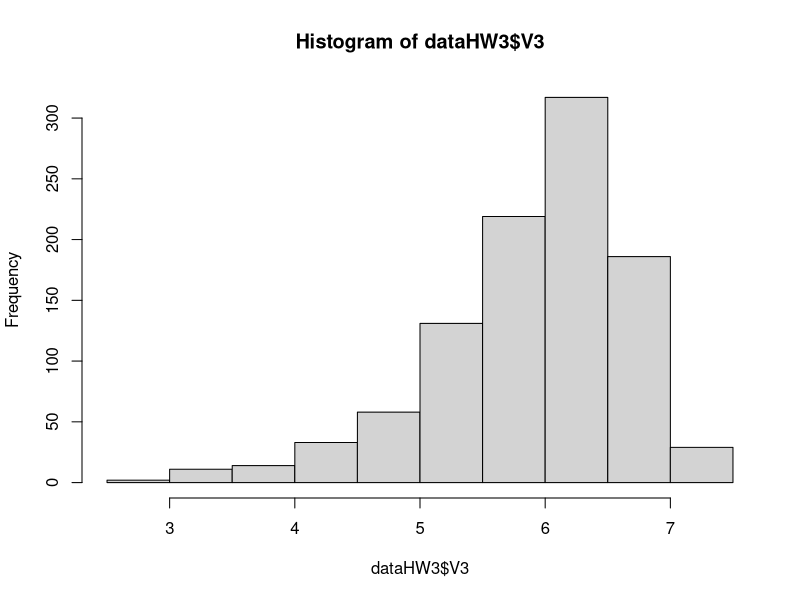
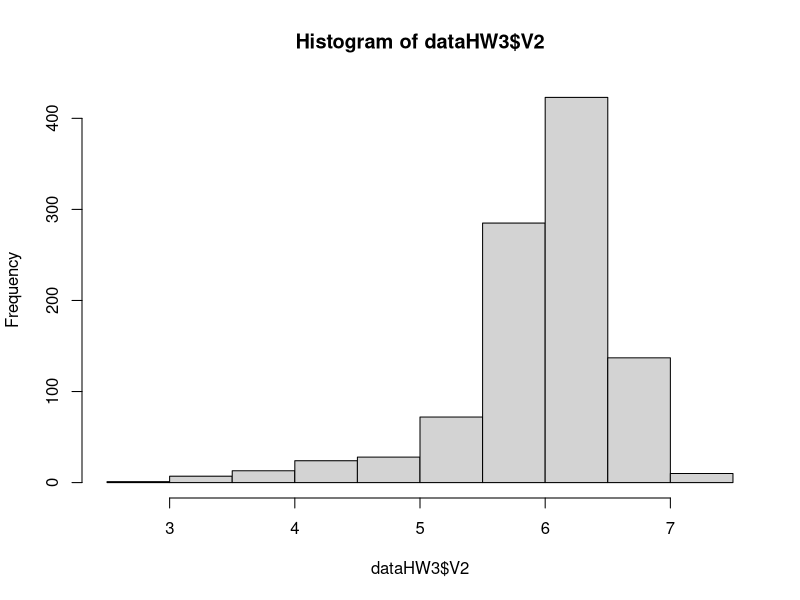
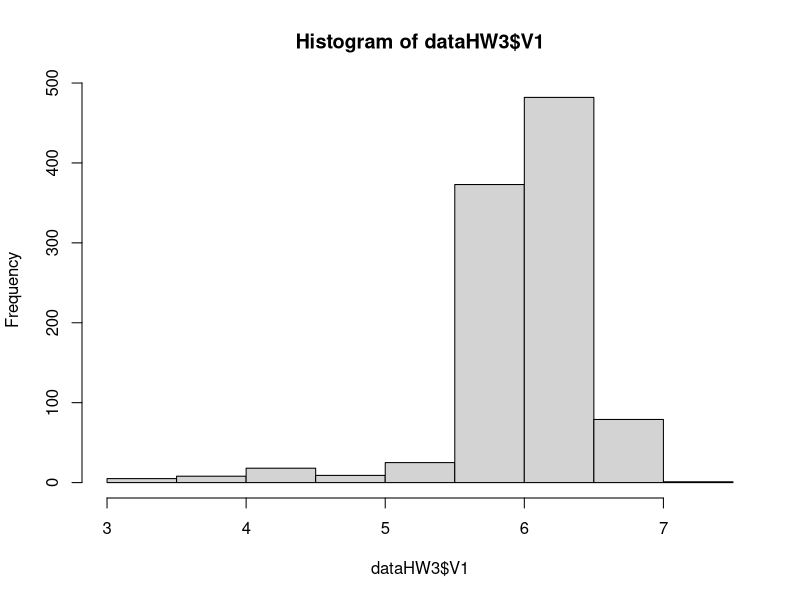
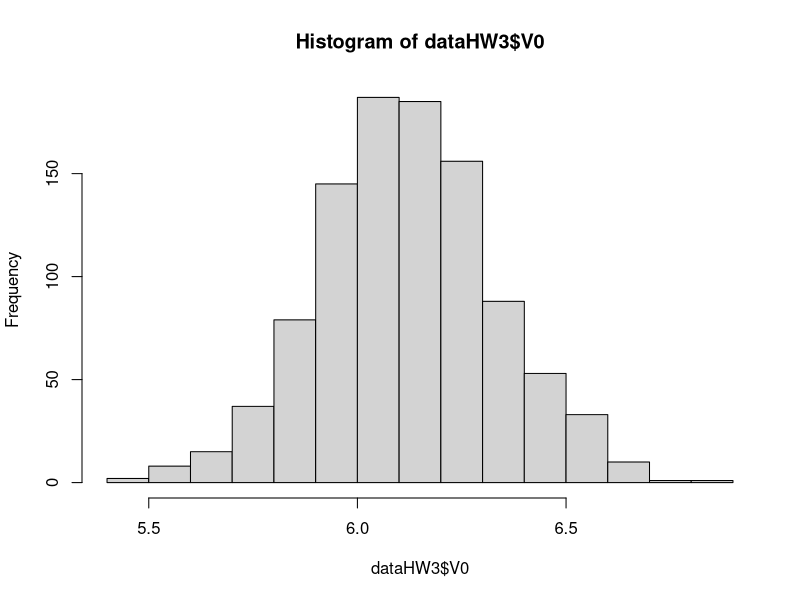
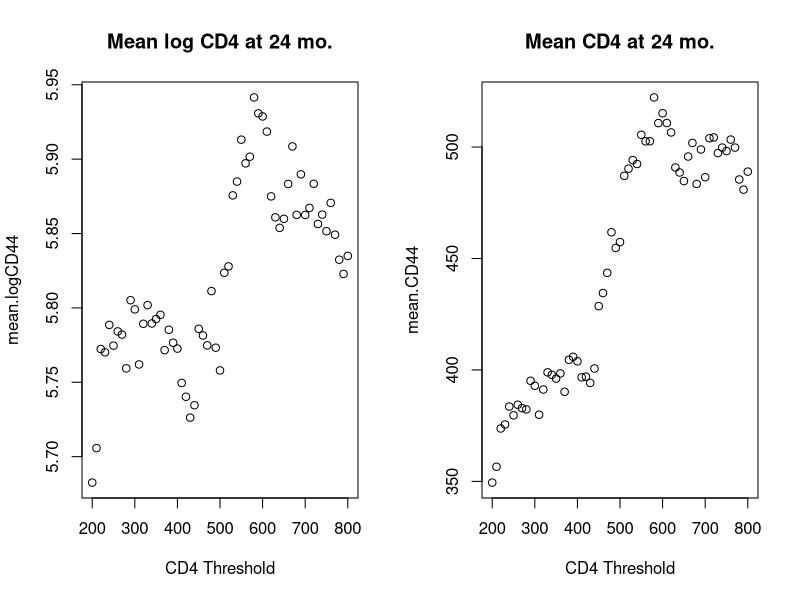
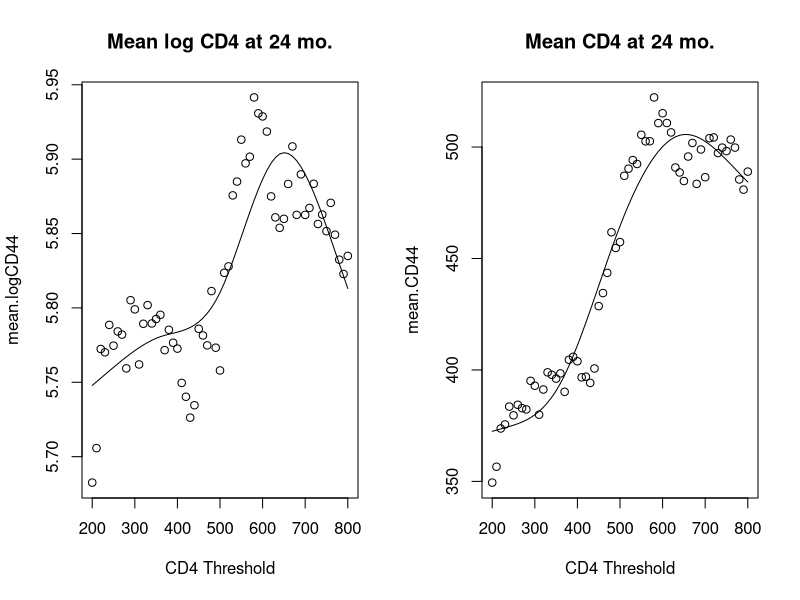

Write R code to recreate these figures, in order.
## ---- chunk 1
knitr::opts_chunk$set(echo = FALSE)
def.chunk.hook  <- knitr::knit_hooks$get("chunk")
knitr::knit_hooks$set(chunk = function(x, options) {
  x <- def.chunk.hook(x, options)
  ifelse(options$size != "normalsize", paste0("\\", options$size,"\n\n", x, "\n\n \\normalsize"), x)
})
library(dplyr)
library(data.table)

mu0 <- 6.2
beta1 <- 1.6
beta2 <- -0.23
beta3 <- -0.175
beta4 <- -0.5
sigma0 <- sigma <- 0.35
gamma0 <- -3.21
gamma1 <- 0.80

eta0 <- 3.68
eta1 <- -0.58
eta2 <- -1.18

n <- 1000

expit <- function(x) {
  expit <- exp(x)/(1 + exp(x))
  return(expit)
}

set.seed(1101985)

R0 <- rep(0, n)
logCD40 <- rnorm(n, mu0, sigma0)
A0<- rbinom(n, 1, expit(eta0 + eta1*logCD40 + eta2*R0))
cumA0 <- A0

R1 <- rbinom(n, 1, expit(gamma0 + gamma1*cumA0))*(cumA0 > 0 & R0 == 0) + 0*(cumA0 == 0) + 1*(R0 == 1) 
logCD41 <- logCD40 + rnorm(n, (beta1*A0 + beta2*A0*logCD40 + beta3*(1-A0))*(1-R1) + beta4*R1, sigma)
A1 <- rbinom(n, 1, expit(eta0 + eta1*logCD41 + eta2*R1))
cumA1 <- A0 + A1

R2 <- rbinom(n, 1, expit(gamma0 + gamma1*cumA1))*(cumA1 > 0 & R1 == 0) + 0*(cumA1 == 0) + 1*(R1 == 1) 
logCD42 <- logCD41 + rnorm(n, (beta1*A1 + beta2*A1*logCD41 + beta3*(1-A1))*(1-R2) + beta4*R2, sigma)
A2 <- rbinom(n, 1, expit(eta0 + eta1*logCD42 + eta2*R2))
cumA2 <- A0 + A1 + A2

R3 <- rbinom(n, 1, expit(gamma0 + gamma1*cumA2))*(cumA2 > 0 & R2 == 0) + 0*(cumA2 == 0) + 1*(R2 == 1) 
logCD43 <- logCD42 + rnorm(n, (beta1*A2 + beta2*A2*logCD42 + beta3*(1-A2))*(1-R3) + beta4*R3, sigma)
A3 <- rbinom(n, 1, expit(eta0 + eta1*logCD43 + eta2*R3))
cumA3 <- A0 + A1 + A2 + A3

R4 <- rbinom(n, 1, expit(gamma0 + gamma1*cumA3))*(cumA3 > 0 & R3 == 0) + 0*(cumA3 == 0) + 1*(R3 == 1) 
logCD44 <- logCD43 + rnorm(n, (beta1*A3 + beta2*A3*logCD43 + beta3*(1-A3))*(1-R4) + beta4*R4, sigma)

dataHW3 <- data.frame(ID = 1:n, R0 = R0, CD40 = exp(logCD40), A0 = A0,
  R1 = R1, CD41 = exp(logCD41), A1 = A1,
  R2 = R2, CD42 = exp(logCD42), A2 = A2,
  R3 = R3, CD43 = exp(logCD43), A3 = A3,
  R4 = R4, CD44 = exp(logCD44))
## ---- chunk 2
# create log CD4 values
dataHW3 <- mutate(dataHW3,
	logCD40 = log(CD40),
	logCD41 = log(CD41),
	logCD42 = log(CD42),
	logCD43 = log(CD43),
	logCD44 = log(CD44),
	cumA2 = A2 + A1 + A0,
	cumA1 =  A1 + A0
	)
## ---- chunk 3
m3_R30 <- lm(logCD44 ~ logCD43 + cumA2 + A3 + 
		(logCD43 + cumA2)*A3, 
	data = dataHW3[which(dataHW3$R3 == 0), ])
round(summary(m3_R30)$coefficients, digits = 2)
## ---- chunk 4
m3_R31 <- lm(logCD44 ~ logCD43 + cumA2 + A3 + 
		(logCD43 + cumA2)*A3, 
	data = dataHW3[which(dataHW3$R3 == 1), ])
round(summary(m3_R31)$coefficients, digits = 2)
## ---- chunk 5
dataHW3_A31 <- dataHW3_A30 <- dataHW3
dataHW3_A31$A3 <- 1; dataHW3_A30$A3 <- 0
predA30 <- predA31 <- NA
R31 <- which(dataHW3_A30$R3 == 1)
R30 <- which(dataHW3_A30$R3 == 0)
predA30[R31] <- predict(m3_R31, newdata = dataHW3_A30[R31, ])
predA31[R31] <- predict(m3_R31, newdata = dataHW3_A31[R31, ])
predA30[R30] <- predict(m3_R30, newdata = dataHW3_A30[R30, ])
predA31[R30] <- predict(m3_R30, newdata = dataHW3_A31[R30, ])
gopt3 <- ifelse(predA31 > predA30, 1, 0)
table(gopt3)
## ---- chunk 6
dataHW3$V3 <- pmax(predA31, predA30)
hist(dataHW3$V3)
## ---- chunk 7
m2_R20 <- lm(V3 ~ logCD42 + cumA1 + A2 + 
		(logCD42 + cumA1)*A2, 
	data = dataHW3[which(dataHW3$R2 == 0), ])
round(summary(m2_R20)$coefficients, digits = 2)
## ---- chunk 8
m2_R21 <- lm(V3 ~ logCD42 + cumA1 + A2 + 
		(logCD42 + cumA1)*A2, 
	data = dataHW3[which(dataHW3$R2 == 1), ])
round(summary(m2_R21)$coefficients, digits = 2)
## ---- chunk 9
dataHW3_A21 <- dataHW3_A20 <- dataHW3
dataHW3_A21$A2 <- 1; dataHW3_A20$A2 <- 0
predA20 <- predA21 <- NA
R21 <- which(dataHW3$R2 == 1)
R20 <- which(dataHW3$R2 == 0)
predA20[R21] <- predict(m2_R21, newdata = dataHW3_A20[R21, ])
predA21[R21] <- predict(m2_R21, newdata = dataHW3_A21[R21, ])
predA20[R20] <- predict(m2_R20, newdata = dataHW3_A20[R20, ])
predA21[R20] <- predict(m2_R20, newdata = dataHW3_A21[R20, ])
gopt2 <- ifelse(predA21 > predA20, 1, 0)
table(gopt2)
## ---- chunk 10
dataHW3$V2 <- pmax(predA21, predA20)
hist(dataHW3$V2)
## ---- chunk 11
m1_R10 <- lm(V2 ~ logCD41 + A0 + A1 + 
		(logCD41 + A0)*A1, 
	data = dataHW3[which(dataHW3$R1 == 0), ])
round(summary(m1_R10)$coefficients, digits = 2)
## ---- chunk 12
m1_R11 <- lm(V2 ~ logCD41 + A1 + 
		(logCD41)*A1, 
	data = dataHW3[which(dataHW3$R1 == 1), ])
round(summary(m1_R11)$coefficients, digits = 2)
## ---- chunk 13
dataHW3_A11 <- dataHW3_A10 <- dataHW3
dataHW3_A11$A1 <- 1; dataHW3_A10$A1 <- 0
predA10 <- predA11 <- NA
R11 <- which(dataHW3$R1 == 1)
R10 <- which(dataHW3$R1 == 0)
predA10[R11] <- predict(m1_R11, newdata = dataHW3_A10[R11, ])
predA11[R11] <- predict(m1_R11, newdata = dataHW3_A11[R11, ])
predA10[R10] <- predict(m1_R10, newdata = dataHW3_A10[R10, ])
predA11[R10] <- predict(m1_R10, newdata = dataHW3_A11[R10, ])
gopt1 <- ifelse(predA11 > predA10, 1, 0)
table(gopt1)
## ---- chunk 14
dataHW3$V1 <- pmax(predA11, predA10)
hist(dataHW3$V1)
## ---- chunk 15
m0 <- lm(V1 ~ logCD40 + A0 + 
		(logCD40)*A0, 
	data = dataHW3)
round(summary(m0)$coefficients, digits = 2)
## ---- chunk 16
dataHW3_A01 <- dataHW3_A00 <- dataHW3
dataHW3_A01$A0 <- 1; dataHW3_A00$A0 <- 0
predA00 <- predA01 <- NA
predA00 <- predict(m0, newdata = dataHW3_A00)
predA01 <- predict(m0, newdata = dataHW3_A01)
gopt0 <- ifelse(predA01 > predA00, 1, 0)
table(gopt0)
## ---- chunk 17
dataHW3$V0 <- pmax(predA01, predA00)
hist(dataHW3$V0)
## ---- chunk 18
mean(dataHW3$V0)
mean(dataHW3$logCD44)
## ---- chunk 19
# create log CD4 values
dataHW3 <- mutate(dataHW3,
	logCD40 = log(CD40),
	logCD41 = log(CD41),
	logCD42 = log(CD42),
	logCD43 = log(CD43),
	logCD44 = log(CD44)
	)

dataHW3_long <- melt(setDT(dataHW3), id = 1L,
	measure = patterns("^logCD4", "^CD4", "^R", "^A"),
	value.name = c("logCD4", "CD4", "R", "A"))
dataHW3_long <- data.frame(dataHW3_long)
dataHW3_long <- dataHW3_long[order(dataHW3_long$ID), ]
dataHW3_long <- 
	dataHW3_long %>%
	group_by(ID) %>%
	mutate(lag_logCD4 = lag(logCD4, n = 1, default = NA),
		lag_A = lag(A, n = 1, default = NA),
		cum_A = cumsum(A),
		lag_cum_A = lag(cum_A, n = 1, default = NA),
		lag_R = lag(R, n = 1, default = NA))

# model for probability of receiving treatment
dataHW3_long <- mutate(dataHW3_long,
	time = as.numeric(variable) - 1,
	logCD4_diff = logCD4 - lag_logCD4)
dataHW3_long <- as.data.frame(dataHW3_long)

m3 <- glm(A ~ logCD4 + R, family = "binomial", 
		data = dataHW3_long)
round(summary(m3)$coefficients, digits = 2)
## ---- chunk 20
dataHW3_long <- mutate(dataHW3_long,
	pred_trt = predict(m3, newdata = dataHW3_long, type = "response"),
	pred_trt_received = (pred_trt^A)*(1-pred_trt)^(1-A))
## ---- chunk 21
dataHW3$den_wt <- tapply(dataHW3_long$pred_trt_received, 
	dataHW3_long$ID, prod, na.rm = TRUE)
## ---- chunk 22
threshold <- 200
dataHW3 <- mutate(dataHW3, 
		# find which treatment a subject was supposed to receive
		# based on the regime
		A0_regime = ifelse(CD40 < threshold & R0 == 0, 1, 0),
		A1_regime = ifelse(CD41 < threshold & R1 == 0, 1, 0),
		A2_regime = ifelse(CD42 < threshold & R2 == 0, 1, 0),
		A3_regime = ifelse(CD43 < threshold & R3 == 0, 1, 0),
		# find out whether or not they were compliant
		compliant0 = ifelse(A0 == A0_regime, 1, 0),
		compliant1 = ifelse(A1 == A1_regime, 1, 0),
		compliant2 = ifelse(A2 == A2_regime, 1, 0),
		compliant3 = ifelse(A3 == A3_regime, 1, 0),
		# get numerator weight
		num_wt = compliant0*compliant1*compliant2*compliant3,
		# overall weight
		wt = num_wt/den_wt
	)
comp <- which(dataHW3$num_wt == 1)
sample.use <- sample(c(sample(comp, 5, replace = FALSE), 
	sample((1:1000)[-comp], 5, replace = TRUE)), 10, replace = FALSE)
round(dataHW3[sample.use,  
	c("R0", "CD40", "A0", "R1", "CD41", "A1", "R2", "CD42", "A2", "R3", "CD43", "A3")])
## ---- chunk 23
threshold <- 200
dataHW3 <- mutate(dataHW3, 
		# find which treatment a subject was supposed to receive
		# based on the regime
		A0_regime = ifelse(CD40 < threshold & R0 == 0, 1, 0),
		A1_regime = ifelse(CD41 < threshold & R1 == 0, 1, 0),
		A2_regime = ifelse(CD42 < threshold & R2 == 0, 1, 0),
		A3_regime = ifelse(CD43 < threshold & R3 == 0, 1, 0),
		# find out whether or not they were compliant
		compliant0 = ifelse(A0 == A0_regime, 1, 0),
		compliant1 = ifelse(A1 == A1_regime, 1, 0),
		compliant2 = ifelse(A2 == A2_regime, 1, 0),
		compliant3 = ifelse(A3 == A3_regime, 1, 0),
		# get numerator weight
		num_wt = compliant0*compliant1*compliant2*compliant3,
		# overall weight
		wt = num_wt/den_wt
	)
## ---- chunk 24
weighted.mean(dataHW3$logCD44, dataHW3$wt) 
weighted.mean(dataHW3$CD44, dataHW3$wt)
## ---- chunk 25
mean.logCD44 <- NULL
mean.CD44 <- NULL
threshold.vec <- seq(from = 200, to = 800, by = 10)
for(i in 1:length(threshold.vec)) {
  threshold <- threshold.vec[i]
dataHW3 <- mutate(dataHW3, 
		# find which treatment a subject was supposed to receive
		# based on the regime
		A0_regime = ifelse(CD40 < threshold & R0 == 0, 1, 0),
		A1_regime = ifelse(CD41 < threshold & R1 == 0, 1, 0),
		A2_regime = ifelse(CD42 < threshold & R2 == 0, 1, 0),
		A3_regime = ifelse(CD43 < threshold & R3 == 0, 1, 0),
		# find out whether or not they were compliant
		compliant0 = ifelse(A0 == A0_regime, 1, 0),
		compliant1 = ifelse(A1 == A1_regime, 1, 0),
		compliant2 = ifelse(A2 == A2_regime, 1, 0),
		compliant3 = ifelse(A3 == A3_regime, 1, 0),
		# get numerator weight
		num_wt = compliant0*compliant1*compliant2*compliant3,
		# overall weight
		wt = num_wt/den_wt
	)
mean.logCD44 <- c(mean.logCD44, weighted.mean(dataHW3$logCD44, dataHW3$wt)) 
mean.CD44 <- c(mean.CD44, weighted.mean(dataHW3$CD44, dataHW3$wt))
}
par(mfrow = c(1, 2))
plot(threshold.vec, mean.logCD44, xlab = "CD4 Threshold", main = "Mean log CD4 at 24 mo.")
plot(threshold.vec, mean.CD44, xlab = "CD4 Threshold", main = "Mean CD4 at 24 mo.")

## ---- chunk 26
library(rms)
threshold.vec <- seq(from = 200, to = 800, by = 10)
data.MSM <- matrix(NA, nrow = 1000*length(threshold.vec), ncol = 4)

for(i in 1:length(threshold.vec)) {
  threshold <- threshold.vec[i]
dataHW3 <- mutate(dataHW3, 
		# find which treatment a subject was supposed to receive
		# based on the regime
		A0_regime = ifelse(CD40 < threshold & R0 == 0, 1, 0),
		A1_regime = ifelse(CD41 < threshold & R1 == 0, 1, 0),
		A2_regime = ifelse(CD42 < threshold & R2 == 0, 1, 0),
		A3_regime = ifelse(CD43 < threshold & R3 == 0, 1, 0),
		# find out whether or not they were compliant
		compliant0 = ifelse(A0 == A0_regime, 1, 0),
		compliant1 = ifelse(A1 == A1_regime, 1, 0),
		compliant2 = ifelse(A2 == A2_regime, 1, 0),
		compliant3 = ifelse(A3 == A3_regime, 1, 0),
		# get numerator weight
		num_wt = compliant0*compliant1*compliant2*compliant3,
		# overall weight
		wt = num_wt/den_wt
	)
data.MSM[(1000*(i-1)+ 1) : (1000*i),] <- as.matrix(cbind(dataHW3[, c("CD44", "logCD44", "wt")], 
  rep (threshold, 1000)))
#print(i)
}
colnames(data.MSM) <- c("CD44", "logCD44", "wt", "threshold")
data.MSM <- as.data.frame(data.MSM)
MSM.CD4 <- lm(CD44 ~ rcs(threshold, 5), weight = wt, data = data.MSM)
round(summary(MSM.CD4)$coefficients, digits = 2)
## ---- chunk 27
MSM.logCD4 <- lm(logCD44 ~ rcs(threshold, 5), weight = wt, data = data.MSM)
newdata.use <- data.frame(threshold = threshold.vec)
mean.CD44.MSM <- predict(MSM.CD4, newdata = newdata.use)
mean.logCD44.MSM <- predict(MSM.logCD4, newdata = newdata.use)

par(mfrow = c(1, 2))
plot(threshold.vec, mean.logCD44, xlab = "CD4 Threshold", main = "Mean log CD4 at 24 mo.")
lines(threshold.vec, mean.logCD44.MSM, lty = 1)
plot(threshold.vec, mean.CD44, xlab = "CD4 Threshold", main = "Mean CD4 at 24 mo.")
lines(threshold.vec, mean.CD44.MSM, lty = 1)
